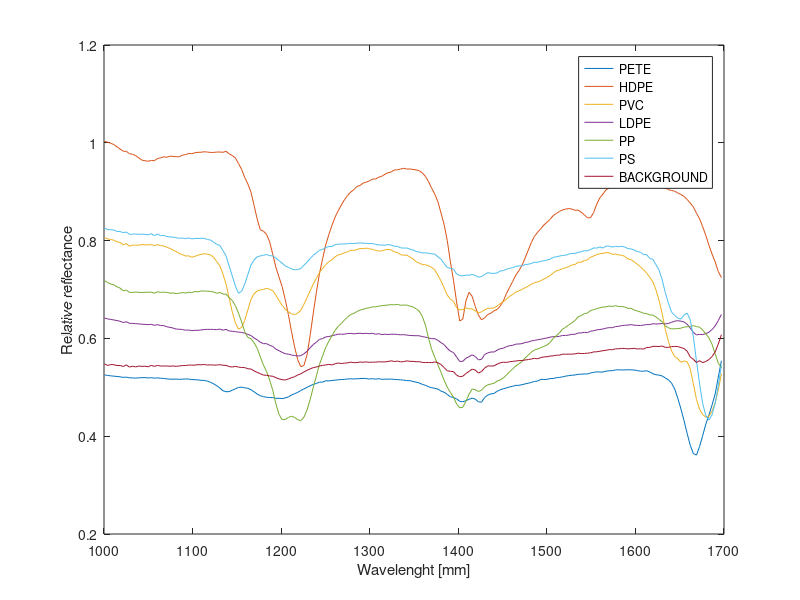

This chart was generated by the following MATLAB code:
 % Polymer sorter algorithm

 % clear workspace 
   clear;

 % Import data from data workspace
   load('dataVectors.mat');
   NUM_CLASSES = max(labels);

 % Find mean reflectance curve of each polymer
    data = zeros(NUM_CLASSES, size(vectors,2));
    %cycle each polymer
    for i = 1 : NUM_CLASSES
        sub_matrix = vectors(labels == i, :);
        array_means = mean(sub_matrix);
        data(i, :) = array_means;
    end

    clear sub_matrix array_means;

 % Plot curves
   graphic = plot(scale,data);
   xlabel("Wavelenght [mm]");
   ylabel("Relative reflectance");
   legend('PETE', 'HDPE', 'PVC', 'LDPE', 'PP', 'PS', 'BACKGROUND');